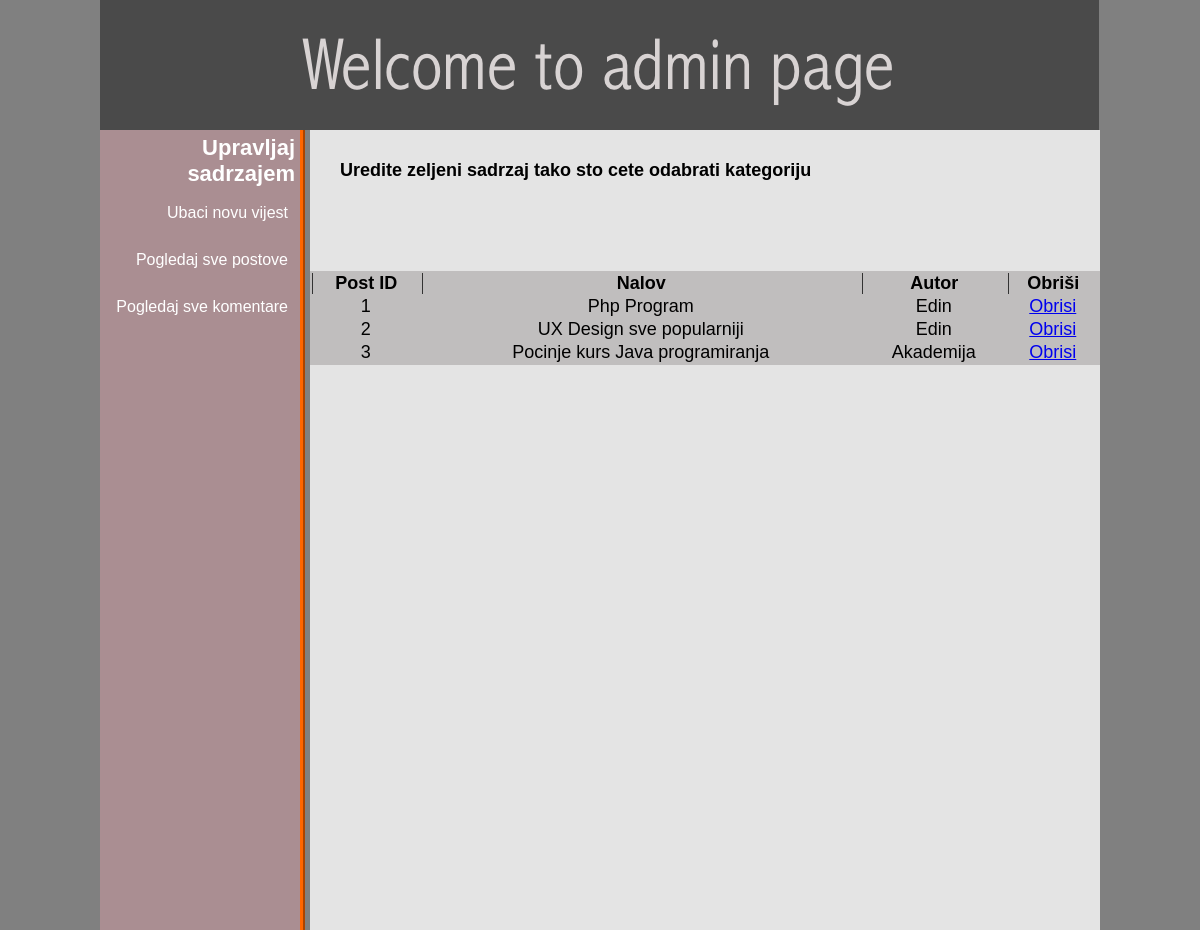
The app's page /admin/index.php?view_post with its own data.
### tables this page shows
CREATE TABLE `posts` (
  `post_id` int(10) NOT NULL AUTO_INCREMENT,
  `category_id` int(10) NOT NULL,
  `post_title` varchar(200) NOT NULL,
  `post_date` varchar(200) NOT NULL,
  `post_author` varchar(200) NOT NULL,
  `post_content` varchar(200) NOT NULL,
  PRIMARY KEY (`post_id`)
);

### admin/includes/view_post.php (the view, shortened to what this page needs)
<!doctype html>
<html lang="en">
<head>
  <link rel="stylesheet" href="style.css">
</head>
<body>
<table align="center" bgcolor="C0BEBE" width="790">
    <tr>
        <th>Post ID</th>
        <th>Nalov</th>
        <th>Autor</th>
        <th>Obriši</th>
    </tr>
    <?php
include("../includes/database.php");
$get_posts = "select*from posts";
$run_posts = mysqli_query($connect,$get_posts);
$i = 1;
while ($row_posts = mysqli_fetch_array($run_posts)) {
    $post_id = $row_posts['post_id'];
    $post_title = $row_posts['post_title'];
    $post_author = $row_posts['post_author'];
?>
    <tr align="center">
        <td><?php echo $i++ ?></td>
        <td><?php echo $post_title; ?></td>
        <td><?php echo $post_author; ?></td>
        <td><a href="includes/delete_post.php?delete_post=<?php echo $post_id; ?>">Obrisi</a></td>
    </tr>
<?php } ?>
</table>
</body>
</html>

### admin/style.css (style rules this page uses)
html, body, div, span, applet, object, iframe, h1, h2, h3, h4, h5, h6, p, blockquote, pre, a, abbr, acronym, address, big, cite, code, del, dfn, em, img, ins, kbd, q, s, samp, small, strike, strong, sub, sup, tt, var, b, u, i, center, dl, dt, dd, ol, ul, li, fieldset, form, label, legend, table, caption, tbody, tfoot, thead, tr, th, td, article, aside, canvas, details, embed, figure, figcaption, footer, header, hgroup, menu, nav, output, ruby, section, summary, time, mark, audio, video { margin: 0; padding: 0; border: 0; font-size: 100%; vertical-align: baseline; }
body { background: grey; font-family: 'Open Sans',serif; }
.th,td,tr,table { padding: 0; margin:0; }
th { border-left: 2px; solid: #333; }

### admin/includes/view_post.php (style rules this page uses)
th,td,tr,table { padding: 0; margin:0; }
th { border-left: 1px solid #333; }

### records on screen
posts: post_title "Php Program", post_author "Edin"
posts: post_title "UX Design sve popularniji", post_author "Edin"
posts: post_title "Pocinje kurs Java programiranja", post_author "Akademija"
